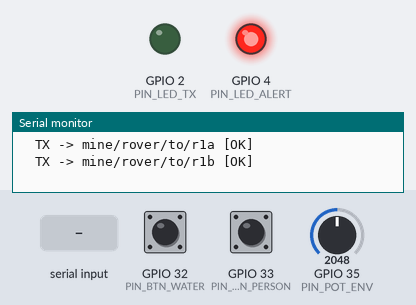
The sketch below on a simulated ESP32. Parts: output pins drawn as LEDs (lit = HIGH), the last lines printed to the serial monitor. The test bench sets the inputs (shaded band); at power-on: GPIO 32 (PIN_BTN_WATER) HIGH, GPIO 33 (PIN_BTN_PERSON) HIGH, GPIO 35 (PIN_POT_ENV) = 2048. WiFi joins after 1.5 s; servers stay silent unless stated; random numbers use the default seed unless the sketch sets one; no MQTT or app messages arrive unless stated.

Above: at 3.2 s.
3.3 s: "f\n" received over Serial
At 4.7 s:
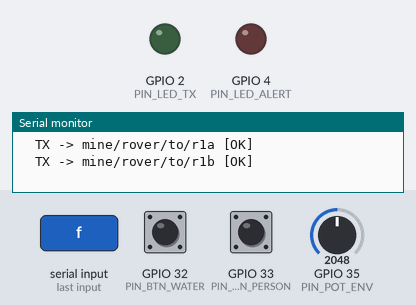
9.2 s: "m\n" received over Serial
At 10.5 s:
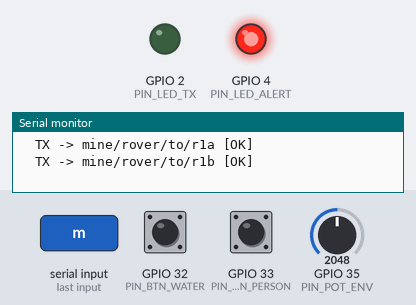
15.1 s: "F\n" received over Serial
At 17.5 s:
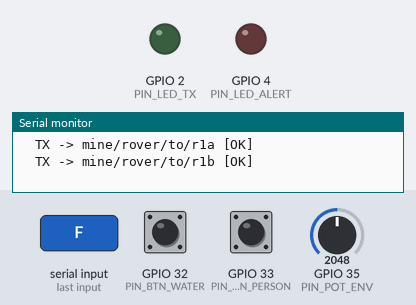
19.6 s: "M\n" received over Serial
At 20.5 s:
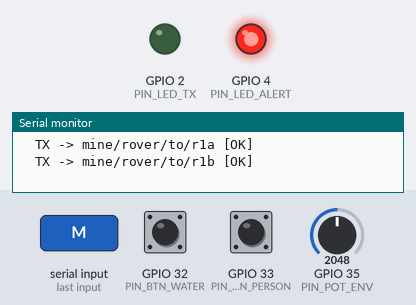
Timing chart, 0 to 24.6 s (numbered marks = the images above; inputs shaded):
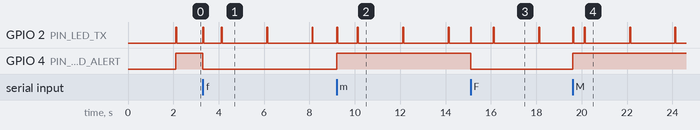

The sketch:

sketch.ino
```cpp
/*
 * =====================================================================
 * SIH 2026 MINE RESCUE ROVER - ROVER SENSING NODE
 * =====================================================================
 * Microcontroller : ESP32 DevKit V1 / NodeMCU ESP32 (Wokwi Simulation)
 * Role            : Sensor acquisition, telemetry generation, dual-entry TX
 *
 * Targets:
 *   - Entry Relay 1A (Topic: mine/rover/to/r1a)
 *   - Entry Relay 1B (Topic: mine/rover/to/r1b)
 * Heartbeat:
 *   - Topic: node/status/ROVER
 *
 * Hardware connections:
 *   - GPIO 2  : Heartbeat / TX activity LED (Blue / Green)
 *   - GPIO 4  : Alert / Emergency LED (Red)
 *   - GPIO 34 : Potentiometer 1 (Methane Gas %LEL)
 *   - GPIO 35 : Potentiometer 2 (Ambient Temp / Humidity)
 *   - GPIO 32 : Pushbutton (Water flooding detector - active LOW)
 *   - GPIO 33 : Pushbutton (Person detection / SOS trigger - active LOW)
 *
 * Serial Commands (115200 baud):
 *   m = trigger dangerous Methane emergency (alert = 1)
 *   w = trigger Water flooding detected (alert = 1)
 *   p = trigger Possible Person detected (alert = 1)
 *   f = simulate Methane Sensor Failure (NOT MEASURED state)
 *   n = return to Normal safe simulated readings
 *   s = Show current status in Serial Monitor
 *   h = Help menu
 * =====================================================================
 */

#include <WiFi.h>
#include <PubSubClient.h>
#include <ArduinoJson.h>

// --- Configuration Constants ---
const char* WIFI_SSID     = "Wokwi-GUEST";
const char* WIFI_PASSWORD = "";
const char* MQTT_SERVER   = "broker.emqx.io";
const int   MQTT_PORT     = 1883;
const char* NODE_ID       = "ROVER";

// MQTT Topics
const char* TOPIC_TO_R1A   = "mine/rover/to/r1a";
const char* TOPIC_TO_R1B   = "mine/rover/to/r1b";
const char* TOPIC_STATUS   = "node/status/ROVER";

// Pin Assignments
const int PIN_LED_TX     = 2;
const int PIN_LED_ALERT  = 4;
const int PIN_POT_GAS    = 34;
const int PIN_POT_ENV    = 35;
const int PIN_BTN_WATER  = 32;
const int PIN_BTN_PERSON = 33;

// Thresholds
const float METHANE_ALERT_THRESHOLD = 25.0; // %LEL

// Network Clients
WiFiClient espClient;
PubSubClient client(espClient);

// State Variables
unsigned long seqNumber       = 0;
unsigned long lastTelemetryMs = 0;
unsigned long lastHeartbeatMs = 0;
const unsigned long TELEMETRY_INTERVAL = 2000; // 2 seconds
const unsigned long HEARTBEAT_INTERVAL = 3000; // 3 seconds

// Simulation & Override Flags
bool manualMethaneActive = false;
bool manualWaterActive   = false;
bool manualPersonActive  = false;
bool sensorFailureActive = false;
int  simulatedBattery    = 92;
unsigned long lastBatteryDrainMs = 0;

void setupWifi() {
  delay(10);
  Serial.println();
  Serial.print("[ROVER] Connecting to Wi-Fi SSID: ");
  Serial.println(WIFI_SSID);

  WiFi.mode(WIFI_STA);
  WiFi.begin(WIFI_SSID, WIFI_PASSWORD);

  int retries = 0;
  while (WiFi.status() != WL_CONNECTED && retries < 20) {
    delay(500);
    Serial.print(".");
    retries++;
  }

  if (WiFi.status() == WL_CONNECTED) {
    Serial.println("\n[ROVER] Wi-Fi connected! IP: " + WiFi.localIP().toString());
  } else {
    Serial.println("\n[ROVER] Wi-Fi connection timed out. Will retry in loop.");
  }
}

void reconnectMqtt() {
  while (!client.connected()) {
    Serial.print("[ROVER] Attempting MQTT connection to ");
    Serial.print(MQTT_SERVER);
    Serial.print("...");

    String clientId = "MineRover-" + String(NODE_ID) + "-" + String(random(0xffff), HEX);
    if (client.connect(clientId.c_str())) {
      Serial.println(" CONNECTED!");
      publishHeartbeat();
    } else {
      Serial.print(" Failed, rc=");
      Serial.print(client.state());
      Serial.println(" Retrying in 2 seconds...");
      delay(2000);
    }
  }
}

void publishHeartbeat() {
  StaticJsonDocument<128> doc;
  doc["node"] = NODE_ID;
  doc["online"] = true;
  doc["uptime_s"] = millis() / 1000;

  char buffer[128];
  serializeJson(doc, buffer);
  client.publish(TOPIC_STATUS, buffer);
  // Serial.println("[ROVER] Heartbeat published.");
}

void readSensors(float &methane, String &methaneStatus, float &temp, float &humidity, int &water, int &person, int &alert) {
  // 1. Methane Gas (%LEL)
  if (sensorFailureActive) {
    methane = -1.0;
    methaneStatus = "NOT MEASURED";
  } else if (manualMethaneActive) {
    methane = 68.5; // Dangerous gas burst
    methaneStatus = "ALERT";
  } else {
    int rawGas = analogRead(PIN_POT_GAS);
    // Map 0..4095 to 0.0 .. 60.0 %LEL
    methane = (rawGas / 4095.0) * 60.0;
    // Add minor realistic noise
    methane += (random(-5, 6) / 10.0);
    if (methane < 0) methane = 0;
    methaneStatus = (methane >= METHANE_ALERT_THRESHOLD) ? "ALERT" : "NORMAL";
  }

  // 2. Ambient Temp & Humidity
  int rawEnv = analogRead(PIN_POT_ENV);
  temp = 20.0 + (rawEnv / 4095.0) * 30.0 + (random(-3, 4) / 10.0); // 20 - 50 C
  humidity = 40.0 + (rawEnv / 4095.0) * 45.0 + (random(-5, 6) / 10.0); // 40 - 85 %

  // 3. Water Flooding Detector (Button on GPIO 32 is active LOW)
  bool btnWaterPressed = (digitalRead(PIN_BTN_WATER) == LOW);
  water = (manualWaterActive || btnWaterPressed) ? 1 : 0;

  // 4. Person Detection (Button on GPIO 33 is active LOW)
  bool btnPersonPressed = (digitalRead(PIN_BTN_PERSON) == LOW);
  person = (manualPersonActive || btnPersonPressed) ? 1 : 0;

  // 5. Alert Logic:
  // Independent Gas & Water safety triggers immediately without waiting for AI!
  if ((methane >= METHANE_ALERT_THRESHOLD) || (water == 1) || (person == 1)) {
    alert = 1;
    digitalWrite(PIN_LED_ALERT, HIGH);
  } else {
    alert = 0;
    digitalWrite(PIN_LED_ALERT, LOW);
  }
}

void sendTelemetryPacket() {
  float methane = 0.0;
  String methaneStatus = "NORMAL";
  float temp = 0.0;
  float humidity = 0.0;
  int water = 0;
  int person = 0;
  int alert = 0;

  readSensors(methane, methaneStatus, temp, humidity, water, person, alert);

  // Slow battery drain simulation
  if (millis() - lastBatteryDrainMs > 45000) {
    lastBatteryDrainMs = millis();
    if (simulatedBattery > 15) simulatedBattery--;
  }

  seqNumber++;

  StaticJsonDocument<384> doc;
  doc["node"]           = NODE_ID;
  doc["seq"]            = seqNumber;
  doc["timestamp"]      = millis();
  if (sensorFailureActive) {
    doc["methane"]      = -1;
  } else {
    doc["methane"]      = serialized(String(methane, 1));
  }
  doc["methane_status"] = methaneStatus;
  doc["temperature"]    = serialized(String(temp, 1));
  doc["humidity"]       = serialized(String(humidity, 1));
  doc["water"]          = water;
  doc["person"]         = person;
  doc["battery"]        = simulatedBattery;
  doc["alert"]          = alert;
  doc["path"]           = "ROVER";

  char jsonBuffer[384];
  serializeJson(doc, jsonBuffer);

  // Activity LED flash
  digitalWrite(PIN_LED_TX, HIGH);

  // Publish to BOTH redundant entry relays simultaneously!
  bool pubA = client.publish(TOPIC_TO_R1A, jsonBuffer);
  bool pubB = client.publish(TOPIC_TO_R1B, jsonBuffer);

  delay(40);
  digitalWrite(PIN_LED_TX, LOW);

  Serial.println("----------------------------------------");
  Serial.printf("[ROVER TX] Seq #%lu | Alert: %d | Gas: %s | Water: %d | Person: %d\n",
                seqNumber, alert, (sensorFailureActive ? "NOT MEASURED" : String(methane, 1).c_str()), water, person);
  Serial.printf("  TX -> %s [%s]\n", TOPIC_TO_R1A, pubA ? "OK" : "FAIL");
  Serial.printf("  TX -> %s [%s]\n", TOPIC_TO_R1B, pubB ? "OK" : "FAIL");
}

void printHelp() {
  Serial.println("\n========== ROVER SERIAL COMMAND MENU ==========");
  Serial.println("  m : Trigger Methane emergency (>25 %LEL, alert=1)");
  Serial.println("  w : Trigger Water flooding (water=1, alert=1)");
  Serial.println("  p : Trigger Possible Person detection (person=1, alert=1)");
  Serial.println("  f : Simulate Methane sensor failure (NOT MEASURED state)");
  Serial.println("  n : Return to Normal safe simulated values (alert=0)");
  Serial.println("  s : Show current sensor and network state");
  Serial.println("  h : Print this help menu");
  Serial.println("================================================\n");
}

void printStatus() {
  float m; String ms; float t, h; int w, p, a;
  readSensors(m, ms, t, h, w, p, a);
  Serial.println("\n--- [ROVER CURRENT STATE] ---");
  Serial.printf("  Sequence      : %lu\n", seqNumber);
  Serial.printf("  Methane       : %s %s\n", (sensorFailureActive ? "N/A" : String(m, 1).c_str()), ms.c_str());
  Serial.printf("  Temperature   : %.1f C\n", t);
  Serial.printf("  Humidity      : %.1f %%\n", h);
  Serial.printf("  Water Flood   : %s\n", (w ? "DETECTED (1)" : "NORMAL (0)"));
  Serial.printf("  Person AI     : %s\n", (p ? "POSSIBLE PERSON (1)" : "NO PERSON (0)"));
  Serial.printf("  Battery       : %d %%\n", simulatedBattery);
  Serial.printf("  Master Alert  : %s\n", (a ? "EMERGENCY (1)" : "NORMAL (0)"));
  Serial.printf("  WiFi Status   : %s\n", (WiFi.status() == WL_CONNECTED ? "CONNECTED" : "DISCONNECTED"));
  Serial.printf("  MQTT Status   : %s\n", (client.connected() ? "CONNECTED" : "DISCONNECTED"));
  Serial.println("-----------------------------\n");
}

void handleSerialInput() {
  if (Serial.available() > 0) {
    char cmd = Serial.read();
    // Ignore newline/carriage return
    if (cmd == '\r' || cmd == '\n') return;

    switch (cmd) {
      case 'm':
      case 'M':
        manualMethaneActive = true;
        sensorFailureActive = false;
        Serial.println("\n[CMD] >>> METHANE EMERGENCY TRIGGERED! <<<");
        sendTelemetryPacket();
        break;

      case 'w':
      case 'W':
        manualWaterActive = true;
        Serial.println("\n[CMD] >>> WATER FLOOD DETECTED! <<<");
        sendTelemetryPacket();
        break;

      case 'p':
      case 'P':
        manualPersonActive = true;
        Serial.println("\n[CMD] >>> POSSIBLE PERSON DETECTED (THERMAL AI)! <<<");
        sendTelemetryPacket();
        break;

      case 'f':
      case 'F':
        sensorFailureActive = !sensorFailureActive;
        manualMethaneActive = false;
        Serial.printf("\n[CMD] Methane Sensor Failure toggled: %s\n",
                      sensorFailureActive ? "ACTIVE (NOT MEASURED)" : "CLEARED");
        sendTelemetryPacket();
        break;

      case 'n':
      case 'N':
        manualMethaneActive = false;
        manualWaterActive   = false;
        manualPersonActive  = false;
        sensorFailureActive = false;
        Serial.println("\n[CMD] All overrides cleared. System restored to NORMAL.");
        sendTelemetryPacket();
        break;

      case 's':
      case 'S':
        printStatus();
        break;

      case 'h':
      case 'H':
        printHelp();
        break;

      default:
        Serial.printf("[CMD] Unknown command '%c'. Type 'h' for help.\n", cmd);
        break;
    }
  }
}

void setup() {
  Serial.begin(115200);
  delay(500);
  Serial.println("\n=============================================");
  Serial.println("  SIH 2026 MINE RESCUE ROVER - ROVER NODE    ");
  Serial.println("=============================================");

  pinMode(PIN_LED_TX, OUTPUT);
  pinMode(PIN_LED_ALERT, OUTPUT);
  pinMode(PIN_BTN_WATER, INPUT_PULLUP);
  pinMode(PIN_BTN_PERSON, INPUT_PULLUP);

  digitalWrite(PIN_LED_TX, LOW);
  digitalWrite(PIN_LED_ALERT, LOW);

  setupWifi();
  client.setServer(MQTT_SERVER, MQTT_PORT);

  printHelp();
}

void loop() {
  if (WiFi.status() != WL_CONNECTED) {
    setupWifi();
  }

  if (!client.connected()) {
    reconnectMqtt();
  }
  client.loop();

  handleSerialInput();

  unsigned long currentMs = millis();

  // Periodic Telemetry TX
  if (currentMs - lastTelemetryMs >= TELEMETRY_INTERVAL) {
    lastTelemetryMs = currentMs;
    sendTelemetryPacket();
  }

  // Periodic Heartbeat
  if (currentMs - lastHeartbeatMs >= HEARTBEAT_INTERVAL) {
    lastHeartbeatMs = currentMs;
    publishHeartbeat();
  }
}
```

Measured:
- after the input at 3.3 s, GPIO 4 (PIN_LED_ALERT): HIGH → LOW at once
- after the input at 9.2 s, GPIO 4 (PIN_LED_ALERT): LOW → HIGH at once
- after the input at 15.1 s, GPIO 4 (PIN_LED_ALERT): HIGH → LOW at once
- after the input at 19.6 s, GPIO 4 (PIN_LED_ALERT): LOW → HIGH at once
